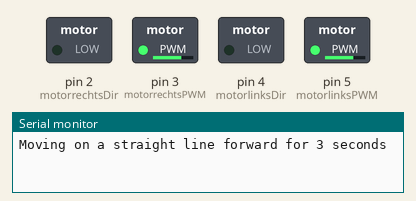
Recording of a sketch running on a simulated Arduino Uno, built with avr-gcc and run on an emulated ATmega328P. Parts: switched loads named in the sketch (green lamp = pin HIGH), the last lines printed to the serial monitor.

Above: at 0.05 s.
At 6.05 s:
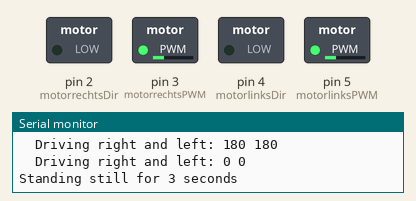
At 12.05 s:
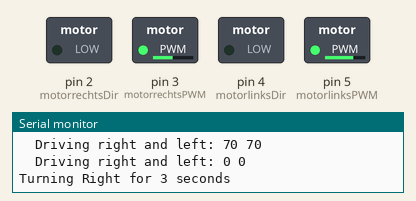
At 23.95 s:
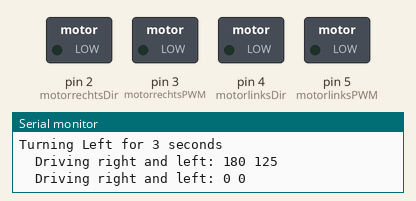
Timing chart, 0 to 31.2 s (numbered marks = the images above):
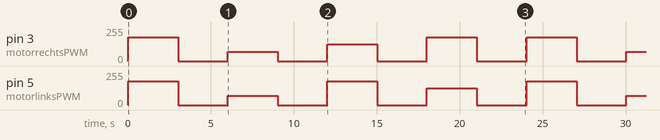

Measured:
- by itself, pin 3 (motorrechtsPWM): repeats every 24.0 s: 0/255 3.0 s, 70/255 3.0 s, 0/255 3.0 s, 125/255 3.0 s, 2 × (0/255 3.0 s, 180/255 3.0 s)
- by itself, pin 5 (motorlinksPWM): repeats every 24.0 s: 0/255 3.0 s, 70/255 3.0 s, 0/255 3.0 s, 180/255 3.0 s, 0/255 3.0 s, 125/255 3.0 s, 0/255 3.0 s, 180/255 3.0 s

The sketch:

calib_motors_forward.ino
```cpp
/*
Line following robot
This sketch to calibrate forward movement.
*/

// typ hier de aansluitingen van de motordriver, voor de twee motors
#define motorrechtsPWM 3
#define motorrechtsDir 2
#define motorlinksPWM  5
#define motorlinksDir  4

bool test=true;

//callibration variables
#define calib_speed_corrR   0  //if motors deviate, correct it
#define calib_speed_corrL   0  //if motors deviate, correct it
//new batteries
#define newbat true

int calib_max_speed, calib_no_speed;

//internal variables
int right_speed;
int max_speed;
int min_speed;
int left_speed;


void setup(){
  if (newbat) {
    calib_max_speed = 180; //maximum value you want
    calib_no_speed  =  70; //lowest value that motors don't move anymore
  } else {
  //old batteries
    calib_max_speed = 255; //maximum value you want
    calib_no_speed  = 110; //lowest value that motors don't move anymore
  }
  max_speed = calib_max_speed;
  min_speed = calib_no_speed;
  if (test) {
    Serial.begin(9600);
  }
  pinMode(motorlinksPWM, OUTPUT);
  pinMode(motorlinksDir, OUTPUT);
  pinMode(motorrechtsPWM, OUTPUT);
  pinMode(motorrechtsDir, OUTPUT);

}


void loop(){
  if (test){
    Serial.println("Moving on a straight line forward for 3 seconds");
  }
  motor_drive(max_speed, max_speed); //Sends PWM signals to the motors
  delay(3000);
  motor_drive(0, 0); //Sends PWM signals to the motors
  delay(3000);

  if (test){
    Serial.println("Standing still for 3 seconds");
  }
  motor_drive(min_speed, min_speed); //Sends PWM signals to the motors
  delay(3000);
  motor_drive(0, 0); //Sends PWM signals to the motors
  delay(3000);

  if (test){
    Serial.println("Turning Right for 3 seconds");
  }
  motor_drive(int(min_speed+(max_speed-min_speed)/2.0), max_speed);
  delay(3000);
  motor_drive(0, 0); //Sends PWM signals to the motors
  delay(3000);

  if (test){
    Serial.println("Turning Left for 3 seconds");
  }
  motor_drive(max_speed, int(min_speed+(max_speed-min_speed)/2.0));
  delay(3000);
  motor_drive(0, 0); //Sends PWM signals to the motors
  delay(3000);

}

void motor_drive(int right_speed, int left_speed){
  // Drive motors according to the given values
  if (test){
    Serial.print("  Driving right and left: ");
    Serial.print(right_speed);Serial.print(" ");
    Serial.println(left_speed);
  }
  //apply calibration to the speeds if needed:
  int sgvr = 1;
  if (right_speed != 0) {sgvr = abs(right_speed)/right_speed;} //teken right_speed
  int sgvl = 1;
  if (left_speed != 0) {sgvl = abs(left_speed)/left_speed;} //teken left_speed
  int vr = abs(right_speed) + calib_speed_corrR;
  int vl = abs(left_speed) + calib_speed_corrL;
  if (vr > calib_max_speed) {vr = calib_max_speed;}
  else if (vr<0) {vr = 0;}
  vr = vr * sgvr;
  if (vl > calib_max_speed) {vl = calib_max_speed;}
  else if (vl<0) {vl = 0;}
  vl = vl * sgvl;

  if (right_speed>=0){
    digitalWrite(motorrechtsDir, LOW); //vooruit
    analogWrite(motorrechtsPWM, right_speed);
  } else {
    digitalWrite(motorrechtsDir, HIGH); //achteruit
    analogWrite(motorrechtsPWM, 255+right_speed);
  }
  if (left_speed>=0){
    digitalWrite(motorlinksDir, LOW); //vooruit
    analogWrite(motorlinksPWM, left_speed);
  } else {
    digitalWrite(motorlinksDir, HIGH); //achteruit
    analogWrite(motorlinksPWM, 255+left_speed);
  }
}
```
